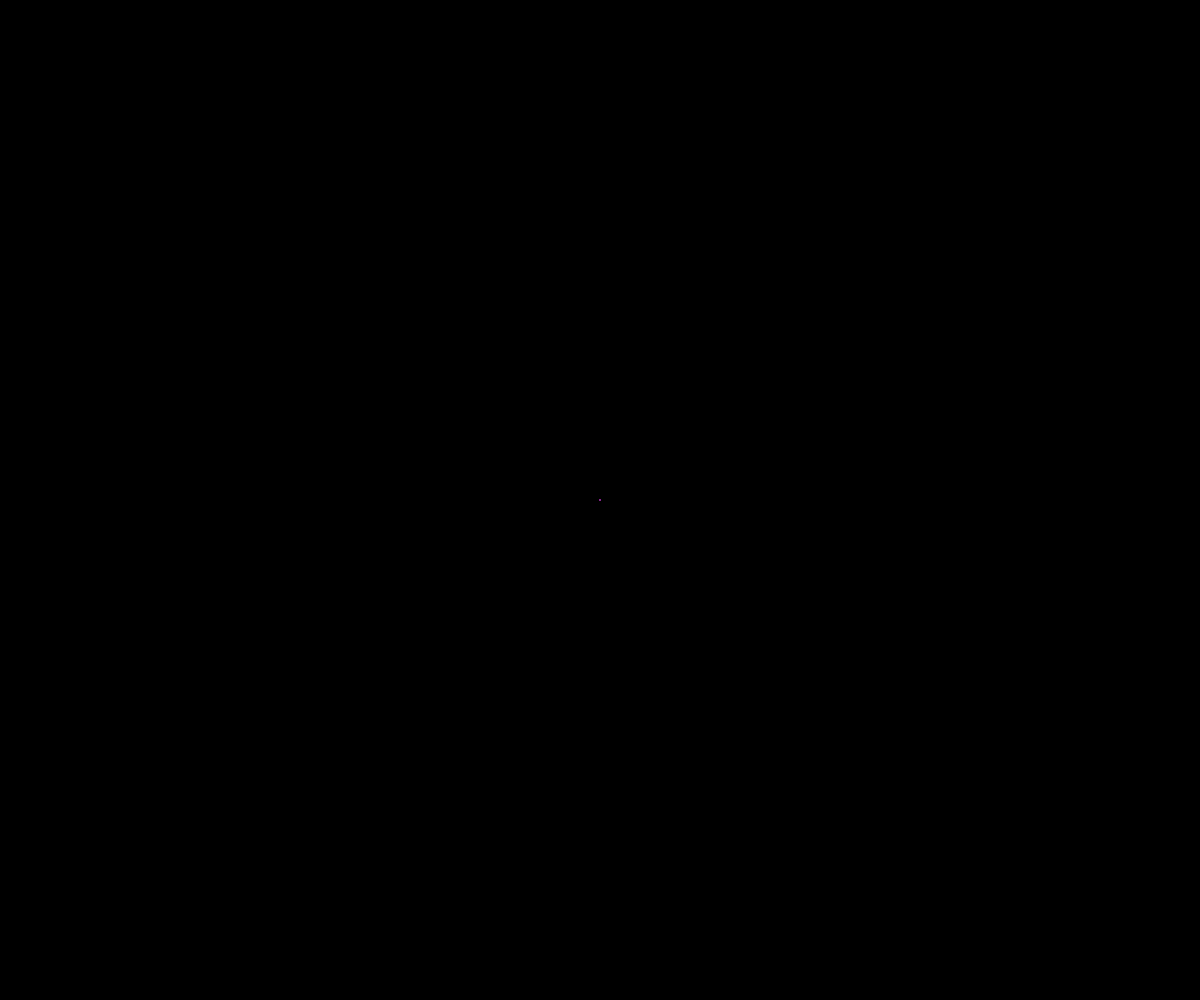
Frame 1 (no input)
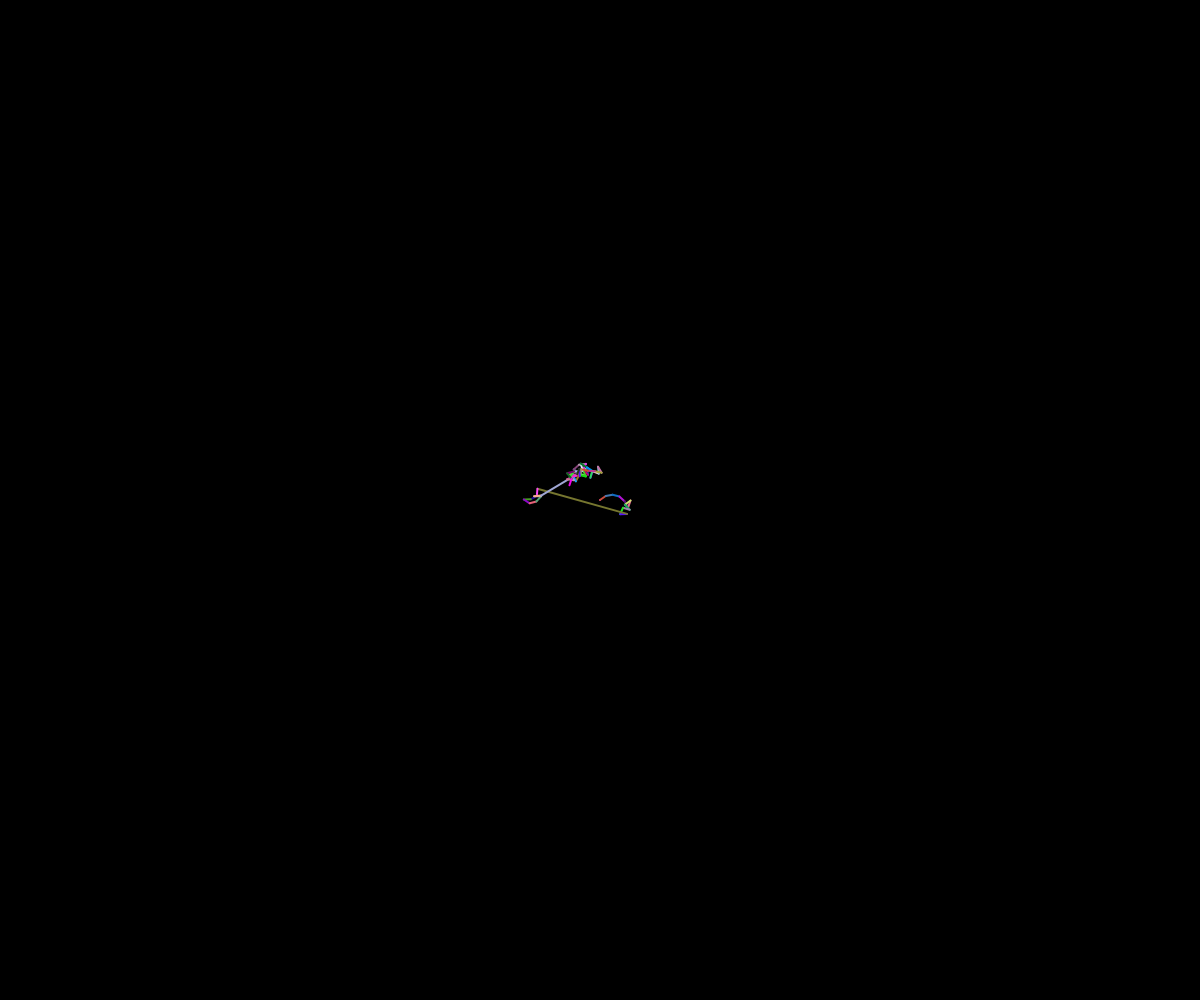
Frame 60 (no input)
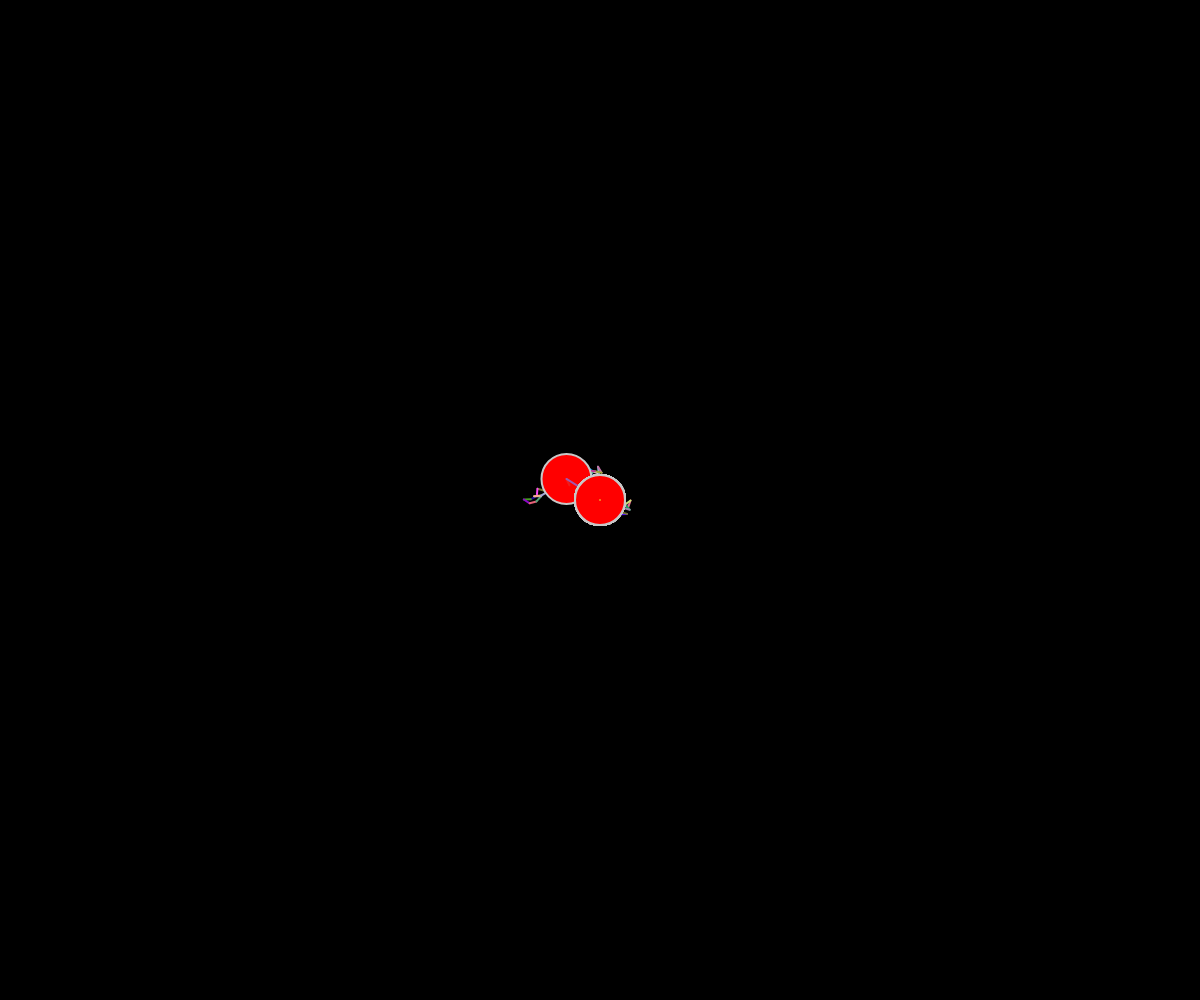
Frame 120 (the mouse pressed at the canvas centre since frame 60)

The p5.js sketch that drew these frames (run headless with seeded random() and noise() and a simulated clock; from frame 60 on, the mouse is pressed at the canvas centre):

// p5.js sketch
// ── sketch.js
//varying the probability of the steps of the random walk using
// vectors: https://www.youtube.com/watch?v=bqF9w9TTfeo&list=PLRqwX-V7Uu6ZV4yEcW3uDwOgGXKUUsPOM&index=16&ab_channel=TheCodingTrain

let walker;

// function changeDaColour(r, g, b) {
//   random(r) 
//   random(g)
//   random(b);
//   console.log("colour is changed")
// } 

function setup() {
  createCanvas(windowWidth, windowHeight);
  background(0);
  walker = new Walker();
}

function draw() {
  walker.show(mouseIsPressed)
  walker.move();
  walker.jump(mouseIsPressed);
}

//TODO: improve upon the mouseIsPressed variable where the click
// of the mouse doesnt trigger it multiple times
//TODO: the colour changes every couple of seconds
// ── Walker.js
class Walker {
    constructor() {
        this.pos = createVector(width / 2, height / 2);
        this.prev = createVector(width / 2, height / 2);
    }

    jump(click) {
        if (click == true) {
            this.pos.set(mouseX, mouseY)
            console.log("jumped!");
            console.log(mouseX, mouseY)
        }
    }

    move() {
        this.vel = p5.Vector.random2D(); //random2D gives you mag of 1
        this.vel.setMag(7);

        let r = random(100);
        if (r >= 99) {
            this.vel.setMag(random(50, 100))
        }

        this.prev.set(this.pos);
        this.pos.add(this.vel);

        if (this.pos.x < 0 || this.pos.x > width || this.pos.y < 0 || this.pos.y > height) {
            this.pos.set(width/2, height/2);
        }
    
    }


    show(click) {
        if (click == true) {
            console.log("circle is drawn")
            stroke(200);
            fill(255, 0, 0)
            strokeWeight(2);
            ellipse(this.pos.x, this.pos.y, 50, 50);
        }
        stroke(random(255), random(255), random(255));
        strokeWeight(2);
        line(this.pos.x, this.pos.y, this.prev.x, this.prev.y);
    }
}
